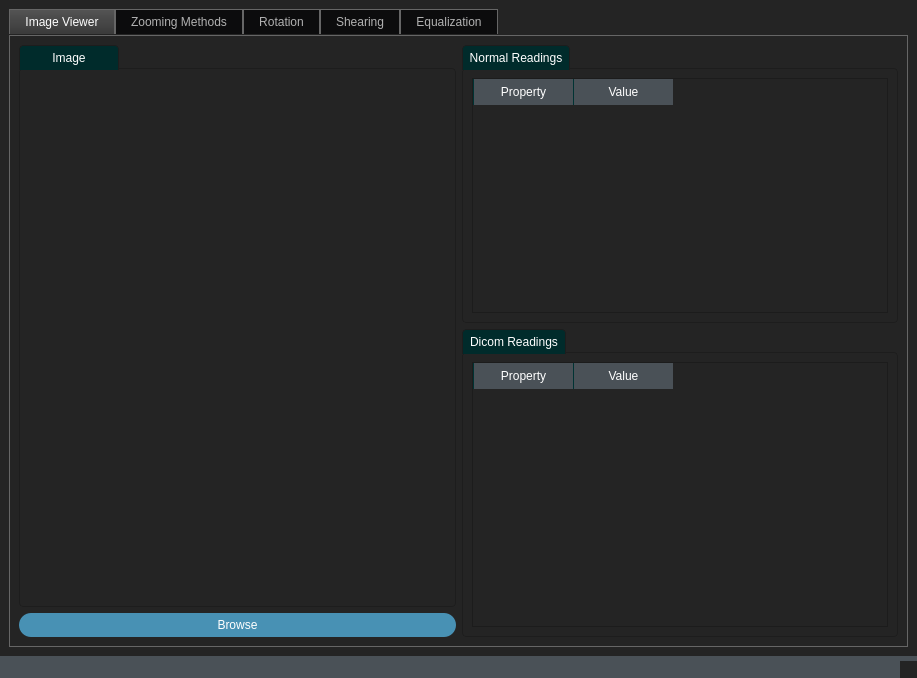
<?xml version="1.0" encoding="UTF-8"?>
<ui version="4.0">
 <class>MainWindow</class>
 <widget class="QMainWindow" name="MainWindow">
  <property name="enabled">
   <bool>true</bool>
  </property>
  <property name="geometry">
   <rect>
    <x>0</x>
    <y>0</y>
    <width>917</width>
    <height>678</height>
   </rect>
  </property>
  <property name="windowTitle">
   <string>Image Processing</string>
  </property>
  <property name="styleSheet">
   <string notr="true">/*Copyright (c) DevSec Studio. All rights reserved.

MIT License

Permission is hereby granted, free of charge, to any person obtaining a copy
of this software and associated documentation files (the &quot;Software&quot;), to deal
in the Software without restriction, including without limitation the rights
to use, copy, modify, merge, publish, distribute, sublicense, and/or sell
copies of the Software, and to permit persons to whom the Software is
furnished to do so, subject to the following conditions:

The above copyright notice and this permission notice shall be included in all
copies or substantial portions of the Software.

THE SOFTWARE IS PROVIDED *AS IS*, WITHOUT WARRANTY OF ANY KIND, EXPRESS OR
IMPLIED, INCLUDING BUT NOT LIMITED TO THE WARRANTIES OF MERCHANTABILITY,
FITNESS FOR A PARTICULAR PURPOSE AND NONINFRINGEMENT. IN NO EVENT SHALL THE
AUTHORS OR COPYRIGHT HOLDERS BE LIABLE FOR ANY CLAIM, DAMAGES OR OTHER
LIABILITY, WHETHER IN AN ACTION OF CONTRACT, TORT OR OTHERWISE, ARISING FROM,
OUT OF OR IN CONNECTION WITH THE SOFTWARE OR THE USE OR OTHER DEALINGS IN THE SOFTWARE.
*/

/*-----QWidget-----*/
QWidget
{
	background-color: #242424;
	color: #fff;
	selection-background-color: #fff;
	selection-color: #000;

}


/*-----QLabel-----*/
QLabel
{
	background-color: transparent;
	color: #fff;

}


/*-----QMenuBar-----*/
QMenuBar 
{
	background-color: #4a5157;
	color: #fff;

}


QMenuBar::item 
{
	background-color: transparent;
	border-left: 1px solid #003333;
	padding: 5px;
	padding-left: 15px;
	padding-right: 15px;

}


QMenuBar::item:selected 
{
	background-color: #003333;
	border: 1px solid #006666;
	color: #fff;

}


QMenuBar::item:pressed 
{
	background-color: #006666;
	border: 1px solid #006666;
	color: #fff;

}


/*-----QMenu-----*/
QMenu
{
    background-color: #4a5157;
    border: 1px solid #4a5157;
    padding: 10px;
	color: #fff;

}


QMenu::item
{
    background-color: transparent;
    padding: 2px 20px 2px 20px;
	min-width: 200px;

}


QMenu::separator
{
   	background-color: #242424;
	height: 1px;

}


QMenu::item:disabled
{
    color: #555;
    background-color: transparent;
    padding: 2px 20px 2px 20px;

}


QMenu::item:selected
{
	background-color: #003333;
	border: 1px solid #006666;
	color: #fff;

}


/*-----QToolButton-----*/
QToolButton 
{
	background-color: transparent;
	color: #fff;
	padding: 3px;
	margin-left: 1px;
}


QToolButton:hover
{
	background-color: rgba(70,162,218,50%);
	border: 1px solid #46a2da;
	color: #000;
	
}


QToolButton:pressed
{
	background-color: #727272;
	border: 1px solid #46a2da;
	
}


QToolButton:checked
{
	background-color: #727272;
	border: 1px solid #222;
}


/*-----QPushButton-----*/
QPushButton
{
	background-color: #4891b4;
	color: #fff;
	min-width: 80px;
	border-radius: 12px;
	padding: 5px;

}


QPushButton::flat
{
	background-color: transparent;
	border: none;
	color: #000;

}


QPushButton::disabled
{
	background-color: #606060;
	color: #959595;
	border-color: #051a39;

}


QPushButton::hover
{
	background-color: #54aad3;
	border: 1px solid #46a2da;

}


QPushButton::pressed
{
	background-color: #2385b4;
	border: 1px solid #46a2da;

}


QPushButton::checked
{
	background-color: #bd5355;
	border: 1px solid #bd5355;

}


/*-----QLineEdit-----*/
QLineEdit
{
	background-color: #242424;
	color : #fff;
	border: 1px solid #1d1d1d;
	padding: 3px;
	padding-left: 5px;
	border-radius: 4px;

}


/*-----QPlainTExtEdit-----*/
QPlainTextEdit
{
	background-color: #242424;
	color : #fff;
	border: 1px solid #1d1d1d;
	padding: 3px;
	padding-left: 5px;
	border-radius: 4px;

}


/*-----QToolBox-----*/
QToolBox
{
	background-color: transparent;
	border: 1px solid #1d1d1d;

}


QToolBox::tab
{
	background-color: #002b2b;
	border: 1px solid #1d1d1d;

}


QToolBox::tab:hover
{
	background-color: #006d6d;
	border: 1px solid #1d1d1d;

}


/*-----QComboBox-----*/
QComboBox
{
    background-color: #4a5157;
    padding-left: 6px;
    color: #fff;
    height: 20px;
	border-radius: 4px;

}


QComboBox::disabled
{
	background-color: #404040;
	color: #656565;
	border-color: #051a39;

}


QComboBox:on
{
    background-color: #4a5157;
	color: #fff;

}


QComboBox QAbstractItemView
{
    background-color: #4a5157;
    color: #fff;
    selection-background-color: #002b2b;
	selection-color: #fff;
    outline: 0;

}


QComboBox::drop-down
{
	background-color: #4a5157;
    subcontrol-origin: padding;
    subcontrol-position: top right;
	border-radius: 4px;
    width: 15px;

}


QComboBox::down-arrow
{
    image: url(://arrow-down.png);
    width: 8px;
    height: 8px;

}


/*-----QDoubleSpinBox &amp; QCalendarWidget-----*/
QDoubleSpinBox,
QCalendarWidget QSpinBox 
{
	background-color: #242424;
	color : #fff;
	border: 1px solid #1d1d1d;
	border-radius: 4px;
	padding: 3px;
	padding-left: 5px;

}


QDoubleSpinBox::up-button, 
QCalendarWidget QSpinBox::up-button
{
	background-color: #4a5157;
    width: 16px; 
	border-top-right-radius: 4px;
    border-width: 1px;
	border-color: #1d1d1d;

}


QDoubleSpinBox::up-button:hover, 
QCalendarWidget QSpinBox::up-button:hover
{
	background-color: #585858;

}


QDoubleSpinBox::up-button:pressed, 
QCalendarWidget QSpinBox::up-button:pressed
{
	background-color: #252525;
    width: 16px; 
    border-width: 1px;

}


QDoubleSpinBox::up-arrow,
QCalendarWidget QSpinBox::up-arrow
{
    image: url(://arrow-up.png);
    width: 7px;
    height: 7px;

}


QDoubleSpinBox::down-button, 
QCalendarWidget QSpinBox::down-button
{
	background-color: #4a5157;
    width: 16px; 
    border-width: 1px;
	border-bottom-right-radius: 4px;
	border-color: #1d1d1d;

}


QDoubleSpinBox::down-button:hover, 
QCalendarWidget QSpinBox::down-button:hover
{
	background-color: #585858;

}


QDoubleSpinBox::down-button:pressed, 
QCalendarWidget QSpinBox::down-button:pressed
{
	background-color: #252525;
    width: 16px; 
    border-width: 1px;

}


QDoubleSpinBox::down-arrow,
QCalendarWidget QSpinBox::down-arrow
{
    image: url(://arrow-down.png);
    width: 7px;
    height: 7px;

}


/*-----QGroupBox-----*/
QGroupBox 
{
    border: 1px solid;
    border-color: #1d1d1d;
	border-radius: 4px;
    margin-top: 23px;

}


QGroupBox::title  
{
    background-color: #002b2b;
    color: #fff;
	subcontrol-position: top left;
    subcontrol-origin: margin;
    padding: 5px;
	min-width: 100px;
	border: 1px solid #1d1d1d;
	border-top-left-radius: 4px;
	border-top-right-radius: 4px;
	border-bottom: none;

}


/*-----QHeaderView-----*/
QHeaderView::section
{
    background-color: #4a5157;
	border: none;
    color: #fff;
	padding: 4px;
	
}


QHeaderView::section:disabled
{
    background-color: #525251;
    color: #656565;

}


QHeaderView::section:checked
{
    background-color: qlineargradient(spread:repeat, x1:1, y1:0, x2:1, y2:1, stop:0 rgba(227, 227, 227, 255),stop:1 rgba(187, 187, 187, 255));
    color: #000;

}


QHeaderView::section::vertical::first,
QHeaderView::section::vertical::only-one
{
    border-left: 1px solid #003333;

}


QHeaderView::section::vertical
{
    border-left: 1px solid #003333;
}


QHeaderView::section::horizontal::first,
QHeaderView::section::horizontal::only-one
{
    border-left: 1px solid #003333;

}


QHeaderView::section::horizontal
{
    border-left: 1px solid #003333;

}


QTableCornerButton::section
{
    background-color: qlineargradient(spread:repeat, x1:1, y1:0, x2:1, y2:1, stop:0 rgba(227, 227, 227, 255),stop:1 rgba(187, 187, 187, 255));
	border: 1px solid #000;
    color: #fff;

}


/*-----QCalendarWidget-----*/
QCalendarWidget QToolButton
{
  	background-color: transparent;
  	color: white;

}


QCalendarWidget QToolButton::hover
{
	background-color: #006666;
	border: 1px solid #006666;
	color: #fff;

}


QCalendarWidget QMenu 
{
	width: 120px;
	left: 20px;
	color: white;

}


QCalendarWidget QWidget 
{ 
	alternate-background-color: #4a5157; 
	color: #fff;

}


QCalendarWidget QAbstractItemView:enabled 
{
	color: #fff;  
	background-color: #242424;  
	selection-background-color: #002b2b; 
	selection-color: #fff; 

}


QCalendarWidget QAbstractItemView:disabled 
{ 
	color: #404040; 

}


/*-----QTreeWidget-----*/
QTreeView
{
	show-decoration-selected: 0;
	alternate-background-color: transparent;
	background-color: transparent;
   	border: none;
	color: #fff;
	font: 8pt;

}


QTreeView::item:selected
{
	color:#fff;
	background-color: #002b2b;
	border-radius: 0px;

}


QTreeView::item:!selected:hover
{
    background-color: #5e5e5e;
    border: none;
    color: white;

}


QTreeView::branch:has-children:!has-siblings:closed,
QTreeView::branch:closed:has-children:has-siblings 
{
	image: url(://tree-closed.png);

}


QTreeView::branch:open:has-children:!has-siblings,
QTreeView::branch:open:has-children:has-siblings  
{
	image: url(://tree-open.png);

}


/*-----QListView-----*/
QListView 
{
	background-color: transparent;
	alternate-background-color: transparent;
    border : none;
    color: #fff;
    show-decoration-selected: 1; 
    outline: 0;
   	border: 1px solid #1d1d1d;

}


QListView::disabled 
{
	background-color: #656565;
	color: #1b1b1b;
    border: 1px solid #656565;

}


QListView::item 
{
	background-color: transparent;
    padding: 1px;

}


QListView::item:selected 
{
	background-color: #002b2b;
	border: 1px solid #002b2b;
	color: #fff;

}


QListView::item:selected:!active 
{
	background-color: #002b2b;
	border: 1px solid #002b2b;
	color: #fff;

}


QListView::item:selected:active 
{
	background-color: #002b2b;
	border: 1px solid #002b2b;
	color: #fff;

}


QListView::item:hover {
    background-color: #5e5e5e;
    border: none;
    color: #000;

}


/*-----QCheckBox-----*/
QCheckBox
{
	background-color: transparent;
    color: #fff;
	border: none;

}


QCheckBox::indicator
{
    background-color: lightgray;
    border: 1px solid #000;
    width: 12px;
    height: 12px;

}


QCheckBox::indicator:checked
{
    image:url(&quot;./ressources/check.png&quot;);
	background-color: #002b2b;
    border: 1px solid #3a546e;

}


QCheckBox::indicator:unchecked:hover
{
	border: 1px solid #46a2da; 

}


QCheckBox::disabled
{
	color: #656565;

}


QCheckBox::indicator:disabled
{
	background-color: #656565;
	color: #656565;
    border: 1px solid #656565;

}


/*-----QRadioButton-----*/
QRadioButton 
{
	color: #fff;
	background-color: transparent;

}


QRadioButton::indicator::unchecked:hover 
{
	background-color: #d3d3d3;
	border: 2px solid #002b2b;
	border-radius: 6px;
}


QRadioButton::indicator::checked 
{
	border: 2px solid #52beff;
	border-radius: 6px;
	background-color: #002b2b;  
	width: 9px; 
	height: 9px; 

}


/*-----QScrollBar-----*/
QScrollBar:vertical 
{
   border: none;
   width: 12px;

}


QScrollBar::handle:vertical 
{
   border: none;
   border-radius : 0px;
   background-color: #7a7a7a;
   min-height: 80px;
   width : 12px;

}


QScrollBar::handle:vertical:pressed
{
   background-color: #5d5f60; 

}


QScrollBar::add-line:vertical
{
   border: none;
   background: transparent;
   height: 0px;
   subcontrol-position: bottom;
   subcontrol-origin: margin;

}


QScrollBar::add-line:vertical:hover 
{
   background-color: transparent;

}


QScrollBar::add-line:vertical:pressed 
{
   background-color: #3f3f3f;

}


QScrollBar::sub-line:vertical
{
   border: none;
   background: transparent;
   height: 0px;

}


QScrollBar::sub-line:vertical:hover 
{
   background-color: transparent;

}


QScrollBar::sub-line:vertical:pressed 
{
   background-color: #3f3f3f;

}


QScrollBar::up-arrow:vertical
{
   width: 0px;
   height: 0px;
   background: transparent;

}


QScrollBar::down-arrow:vertical 
{
   width: 0px;
   height: 0px;
   background: transparent;

}


QScrollBar::add-page:vertical, QScrollBar::sub-page:vertical
{
   background-color: #222222;
	
}


QScrollBar:horizontal 
{
   border: none;
   height: 12px;

}


QScrollBar::handle:horizontal 
{
   border: none;
   border-radius : 0px;
   background-color: #7a7a7a;
   min-height: 80px;
   height : 12px;

}


QScrollBar::handle:horizontal:pressed
{
   background-color: #5d5f60; 

}


QScrollBar::add-line:horizontal
{
   border: none;
   background: transparent;
   height: 0px;
   subcontrol-position: bottom;
   subcontrol-origin: margin;

}


QScrollBar::add-line:horizontal:hover 
{
   background-color: transparent;

}


QScrollBar::add-line:horizontal:pressed 
{
   background-color: #3f3f3f;

}


QScrollBar::sub-line:horizontal
{
   border: none;
   background: transparent;
   height: 0px;

}


QScrollBar::sub-line:horizontal:hover 
{
   background-color: transparent;

}


QScrollBar::sub-line:horizontal:pressed 
{
   background-color: #3f3f3f;

}


QScrollBar::up-arrow:horizontal
{
   width: 0px;
   height: 0px;
   background: transparent;

}


QScrollBar::down-arrow:horizontal 
{
   width: 0px;
   height: 0px;
   background: transparent;

}


QScrollBar::add-page:horizontal, QScrollBar::sub-page:horizontal
{
   background-color: #222222;
	
}
/*-----QTabBar-----*/
QTabBar::tab
{
	background-color: qlineargradient(spread:repeat, x1:1, y1:0, x2:1, y2:1, stop:0 rgba(84, 84, 84, 255),stop:1 rgba(59, 59, 59, 255));
	color: #ffffff;
	border-style: solid;
	border-width: 1px;
	border-color: #666;
	border-bottom: none;
	padding: 5px;
	padding-left: 15px;
	padding-right: 15px;

}


QTabWidget::pane 
{
	background-color: red;
	border: 1px solid #666;
	top: 1px;

}


QTabBar::tab:last
{
	margin-right: 0; 

}


QTabBar::tab:first:!selected
{
	background-color: #0c0c0d;
	margin-left: 0px;

}


QTabBar::tab:!selected
{
	color: #b1b1b1;
	border-bottom-style: solid;
	background-color: #0c0c0d;

}


QTabBar::tab:selected
{
	margin-bottom: 0px;

}


QTabBar::tab:!selected:hover
{
	border-top-color: #b78620;

}


/*-----QComboBox-----*/
QComboBox
{
    background-color: qlineargradient(spread:repeat, x1:1, y1:0, x2:1, y2:1, stop:0 rgba(84, 84, 84, 255),stop:1 rgba(59, 59, 59, 255));
    border: 1px solid #000;
    padding-left: 6px;
    color: #ffffff;
    height: 20px;

}


/*-----QProgressBar-----*/
QProgressBar
{
	border: 1px solid #1d1d1d;
    text-align: center;
	border-radius: 10px;
	color: #fff;
	font-weight: bold;

}


QProgressBar::chunk
{
    background-color: #3b86ae;
	border-radius: 9px;
    margin: 0.5px;

}


/*-----QStatusBar-----*/
QStatusBar
{
	background-color: #4a5157;
	color: #ffffff;
	border-color: #051a39;

}


/*-----QSizeGrip-----*/
QSizeGrip 
{
	background-color: image(&quot;./ressources/sizegrip.png&quot;); /*To replace*/
	border: none;

}
</string>
  </property>
  <widget class="QWidget" name="centralwidget">
   <layout class="QGridLayout" name="gridLayout_14">
    <item row="0" column="0">
     <widget class="QTabWidget" name="tabWidget">
      <property name="currentIndex">
       <number>0</number>
      </property>
      <property name="elideMode">
       <enum>Qt::ElideMiddle</enum>
      </property>
      <widget class="QWidget" name="tab">
       <attribute name="title">
        <string>Image Viewer</string>
       </attribute>
       <layout class="QGridLayout" name="gridLayout">
        <item row="0" column="0" rowspan="2">
         <widget class="QGroupBox" name="groupBox">
          <property name="title">
           <string>Image</string>
          </property>
          <layout class="QGridLayout" name="gridLayout_4">
           <item row="0" column="0">
            <widget class="QLabel" name="Image_label">
             <property name="text">
              <string/>
             </property>
             <property name="scaledContents">
              <bool>true</bool>
             </property>
            </widget>
           </item>
          </layout>
         </widget>
        </item>
        <item row="0" column="1">
         <widget class="QGroupBox" name="groupBox_2">
          <property name="title">
           <string>Normal Readings</string>
          </property>
          <layout class="QGridLayout" name="gridLayout_2">
           <item row="0" column="0">
            <widget class="QTableWidget" name="Normal_tableWidget">
             <property name="sizePolicy">
              <sizepolicy hsizetype="Preferred" vsizetype="Preferred">
               <horstretch>0</horstretch>
               <verstretch>0</verstretch>
              </sizepolicy>
             </property>
             <column>
              <property name="text">
               <string>Property</string>
              </property>
             </column>
             <column>
              <property name="text">
               <string>Value</string>
              </property>
             </column>
            </widget>
           </item>
          </layout>
         </widget>
        </item>
        <item row="1" column="1" rowspan="2">
         <widget class="QGroupBox" name="groupBox_3">
          <property name="title">
           <string>Dicom Readings</string>
          </property>
          <layout class="QGridLayout" name="gridLayout_3">
           <item row="0" column="0">
            <widget class="QTableWidget" name="Dicom_tableWidget">
             <property name="sizePolicy">
              <sizepolicy hsizetype="Preferred" vsizetype="Preferred">
               <horstretch>0</horstretch>
               <verstretch>0</verstretch>
              </sizepolicy>
             </property>
             <column>
              <property name="text">
               <string>Property</string>
              </property>
             </column>
             <column>
              <property name="text">
               <string>Value</string>
              </property>
             </column>
            </widget>
           </item>
          </layout>
         </widget>
        </item>
        <item row="2" column="0">
         <widget class="QPushButton" name="Browse_Button">
          <property name="text">
           <string>Browse</string>
          </property>
         </widget>
        </item>
       </layout>
      </widget>
      <widget class="QWidget" name="tab_2">
       <attribute name="title">
        <string>Zooming Methods</string>
       </attribute>
       <layout class="QGridLayout" name="gridLayout_7">
        <item row="0" column="0">
         <widget class="QGroupBox" name="groupBox_4">
          <property name="title">
           <string>GroupBox</string>
          </property>
          <layout class="QGridLayout" name="gridLayout_8">
           <item row="1" column="0">
            <widget class="QDoubleSpinBox" name="ZoomingFactor_doubleSpinBox"/>
           </item>
           <item row="0" column="1">
            <widget class="QGroupBox" name="groupBox_7">
             <property name="title">
              <string>Bilinear Interpolation</string>
             </property>
             <layout class="QGridLayout" name="gridLayout_9">
              <item row="0" column="0">
               <widget class="QLabel" name="Bilinear_Image_label">
                <property name="text">
                 <string/>
                </property>
                <property name="scaledContents">
                 <bool>false</bool>
                </property>
               </widget>
              </item>
             </layout>
            </widget>
           </item>
           <item row="1" column="1">
            <widget class="QPushButton" name="Apply_Button">
             <property name="text">
              <string>Apply</string>
             </property>
            </widget>
           </item>
           <item row="0" column="0">
            <widget class="QGroupBox" name="groupBox_6">
             <property name="title">
              <string>Nearest Neighbor</string>
             </property>
             <layout class="QGridLayout" name="gridLayout_5">
              <item row="0" column="0">
               <widget class="QLabel" name="Nearest_Image_label">
                <property name="text">
                 <string/>
                </property>
                <property name="scaledContents">
                 <bool>false</bool>
                </property>
                <property name="margin">
                 <number>0</number>
                </property>
               </widget>
              </item>
             </layout>
            </widget>
           </item>
          </layout>
         </widget>
        </item>
       </layout>
      </widget>
      <widget class="QWidget" name="tab_4">
       <attribute name="title">
        <string>Rotation</string>
       </attribute>
       <layout class="QGridLayout" name="gridLayout_11">
        <item row="0" column="0">
         <widget class="QGroupBox" name="groupBox_5">
          <property name="sizePolicy">
           <sizepolicy hsizetype="Preferred" vsizetype="Preferred">
            <horstretch>0</horstretch>
            <verstretch>0</verstretch>
           </sizepolicy>
          </property>
          <property name="title">
           <string>Nearest neighbor</string>
          </property>
          <layout class="QGridLayout" name="gridLayout_12">
           <item row="0" column="0">
            <widget class="MplWidget" name="Nearest_Neighbor_Rotation_graphicsView">
             <property name="sizePolicy">
              <sizepolicy hsizetype="Preferred" vsizetype="Preferred">
               <horstretch>0</horstretch>
               <verstretch>0</verstretch>
              </sizepolicy>
             </property>
            </widget>
           </item>
          </layout>
         </widget>
        </item>
        <item row="1" column="0">
         <widget class="QLineEdit" name="lineEdit_2">
          <property name="enabled">
           <bool>false</bool>
          </property>
          <property name="sizePolicy">
           <sizepolicy hsizetype="Preferred" vsizetype="Fixed">
            <horstretch>0</horstretch>
            <verstretch>0</verstretch>
           </sizepolicy>
          </property>
         </widget>
        </item>
        <item row="0" column="2">
         <widget class="QGroupBox" name="groupBox_8">
          <property name="sizePolicy">
           <sizepolicy hsizetype="Preferred" vsizetype="Preferred">
            <horstretch>0</horstretch>
            <verstretch>0</verstretch>
           </sizepolicy>
          </property>
          <property name="title">
           <string>Bilinear interpolation</string>
          </property>
          <layout class="QGridLayout" name="gridLayout_13">
           <item row="0" column="0">
            <widget class="MplWidget" name="Bilinear_Rotation_graphicsView">
             <property name="sizePolicy">
              <sizepolicy hsizetype="Preferred" vsizetype="Preferred">
               <horstretch>0</horstretch>
               <verstretch>0</verstretch>
              </sizepolicy>
             </property>
            </widget>
           </item>
          </layout>
         </widget>
        </item>
        <item row="1" column="2" rowspan="2">
         <widget class="QPushButton" name="Rotate_Button">
          <property name="sizePolicy">
           <sizepolicy hsizetype="Preferred" vsizetype="Fixed">
            <horstretch>0</horstretch>
            <verstretch>0</verstretch>
           </sizepolicy>
          </property>
          <property name="text">
           <string>Rotate</string>
          </property>
         </widget>
        </item>
        <item row="2" column="0">
         <widget class="QLineEdit" name="lineEdit">
          <property name="sizePolicy">
           <sizepolicy hsizetype="Preferred" vsizetype="Fixed">
            <horstretch>0</horstretch>
            <verstretch>0</verstretch>
           </sizepolicy>
          </property>
         </widget>
        </item>
       </layout>
      </widget>
      <widget class="QWidget" name="tab_5">
       <attribute name="title">
        <string>Shearing</string>
       </attribute>
       <layout class="QGridLayout" name="gridLayout_15">
        <item row="0" column="0">
         <widget class="QGroupBox" name="groupBox_9">
          <property name="title">
           <string>Shearing</string>
          </property>
          <layout class="QGridLayout" name="gridLayout_10">
           <item row="0" column="0" colspan="2">
            <widget class="MplWidget" name="Shearing_graphicsView">
             <property name="sizePolicy">
              <sizepolicy hsizetype="Preferred" vsizetype="Preferred">
               <horstretch>0</horstretch>
               <verstretch>0</verstretch>
              </sizepolicy>
             </property>
            </widget>
           </item>
           <item row="1" column="0" colspan="2">
            <widget class="QPushButton" name="Shear_Button">
             <property name="text">
              <string>Shear</string>
             </property>
            </widget>
           </item>
          </layout>
         </widget>
        </item>
       </layout>
      </widget>
      <widget class="QWidget" name="tab_3">
       <attribute name="title">
        <string>Equalization</string>
       </attribute>
       <layout class="QGridLayout" name="gridLayout_17">
        <item row="0" column="0" colspan="2">
         <widget class="QGroupBox" name="groupBox_10">
          <property name="sizePolicy">
           <sizepolicy hsizetype="Preferred" vsizetype="Preferred">
            <horstretch>0</horstretch>
            <verstretch>0</verstretch>
           </sizepolicy>
          </property>
          <property name="title">
           <string>Original</string>
          </property>
          <layout class="QGridLayout" name="gridLayout_6">
           <item row="2" column="1">
            <widget class="MplWidget" name="Original_Histogram_graphicsView">
             <property name="sizePolicy">
              <sizepolicy hsizetype="Preferred" vsizetype="Preferred">
               <horstretch>0</horstretch>
               <verstretch>0</verstretch>
              </sizepolicy>
             </property>
            </widget>
           </item>
           <item row="2" column="0">
            <widget class="MplWidget" name="Original_Image_graphicsView">
             <property name="sizePolicy">
              <sizepolicy hsizetype="Preferred" vsizetype="Preferred">
               <horstretch>0</horstretch>
               <verstretch>0</verstretch>
              </sizepolicy>
             </property>
            </widget>
           </item>
          </layout>
         </widget>
        </item>
        <item row="1" column="0" colspan="2">
         <widget class="QGroupBox" name="groupBox_11">
          <property name="sizePolicy">
           <sizepolicy hsizetype="Preferred" vsizetype="Preferred">
            <horstretch>0</horstretch>
            <verstretch>0</verstretch>
           </sizepolicy>
          </property>
          <property name="title">
           <string>Equalized</string>
          </property>
          <layout class="QGridLayout" name="gridLayout_16">
           <item row="0" column="0">
            <widget class="MplWidget" name="Equalized_Image_graphicsView">
             <property name="sizePolicy">
              <sizepolicy hsizetype="Preferred" vsizetype="Preferred">
               <horstretch>0</horstretch>
               <verstretch>0</verstretch>
              </sizepolicy>
             </property>
             <!-- <property name="viewportUpdateMode">
              <enum>QGraphicsView::BoundingRectViewportUpdate</enum>
             </property> -->
            </widget>
           </item>
           <item row="0" column="1">
            <widget class="MplWidget" name="Equalized_Histogram_graphicsView">
             <property name="sizePolicy">
              <sizepolicy hsizetype="Preferred" vsizetype="Preferred">
               <horstretch>0</horstretch>
               <verstretch>0</verstretch>
              </sizepolicy>
             </property>
            </widget>
           </item>
          </layout>
         </widget>
        </item>
        <item row="2" column="0">
         <widget class="QPushButton" name="Browse_Equalization_Button">
          <property name="sizePolicy">
           <sizepolicy hsizetype="Maximum" vsizetype="Fixed">
            <horstretch>0</horstretch>
            <verstretch>0</verstretch>
           </sizepolicy>
          </property>
          <property name="text">
           <string>Browse</string>
          </property>
         </widget>
        </item>
        <item row="2" column="1">
         <widget class="QPushButton" name="Apply_Equalization_Button">
          <property name="sizePolicy">
           <sizepolicy hsizetype="Preferred" vsizetype="Fixed">
            <horstretch>0</horstretch>
            <verstretch>0</verstretch>
           </sizepolicy>
          </property>
          <property name="text">
           <string>Apply Equalization</string>
          </property>
         </widget>
        </item>
       </layout>
      </widget>
     </widget>
    </item>
   </layout>
  </widget>
  <widget class="QStatusBar" name="statusbar"/>
 </widget>
 <customwidgets>
  <customwidget>
   <class>MplWidget</class>
   <extends>QGraphicsView</extends>
   <header location="global">mplwidget.h</header>
  </customwidget>
 </customwidgets>
 <resources/>
 <connections/>
</ui>
